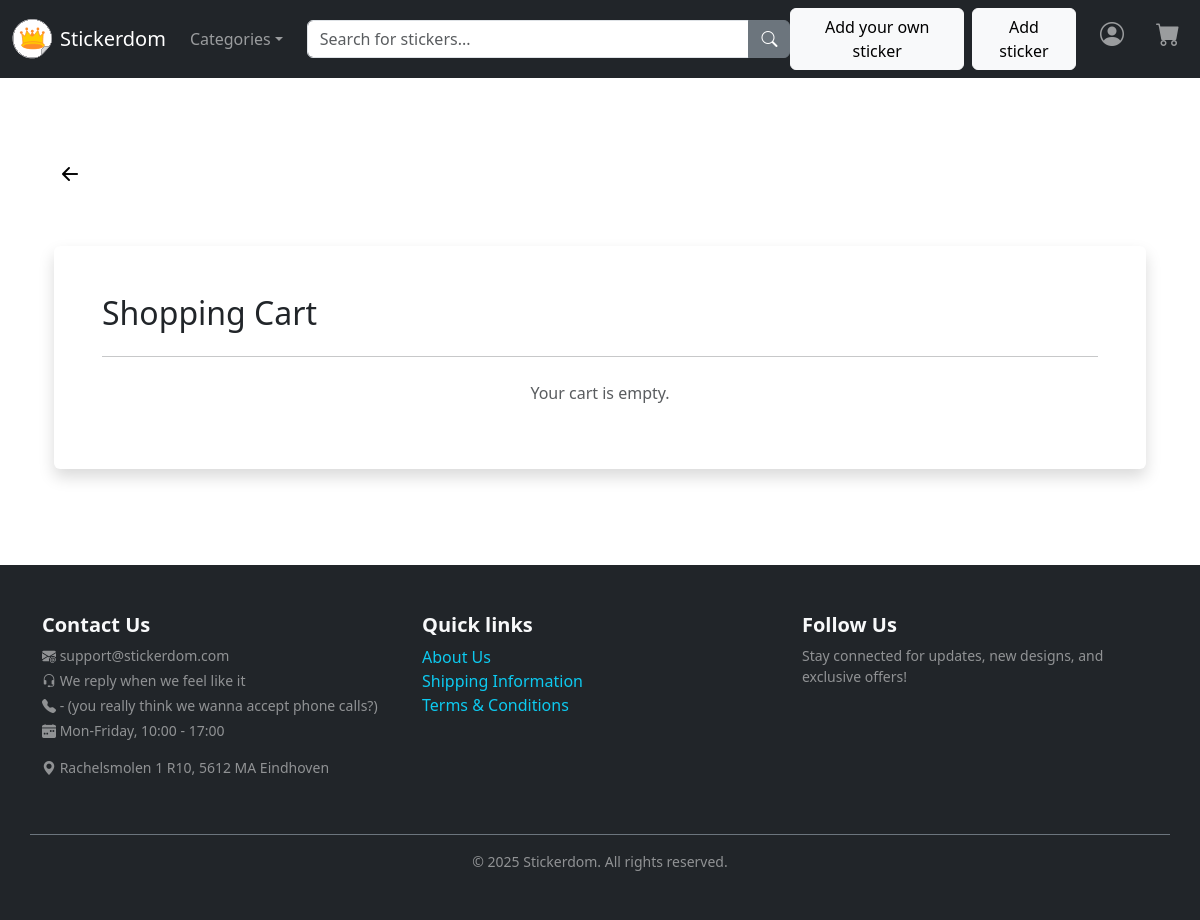
/cart (signed in), run on an earlier commit of the app's database.
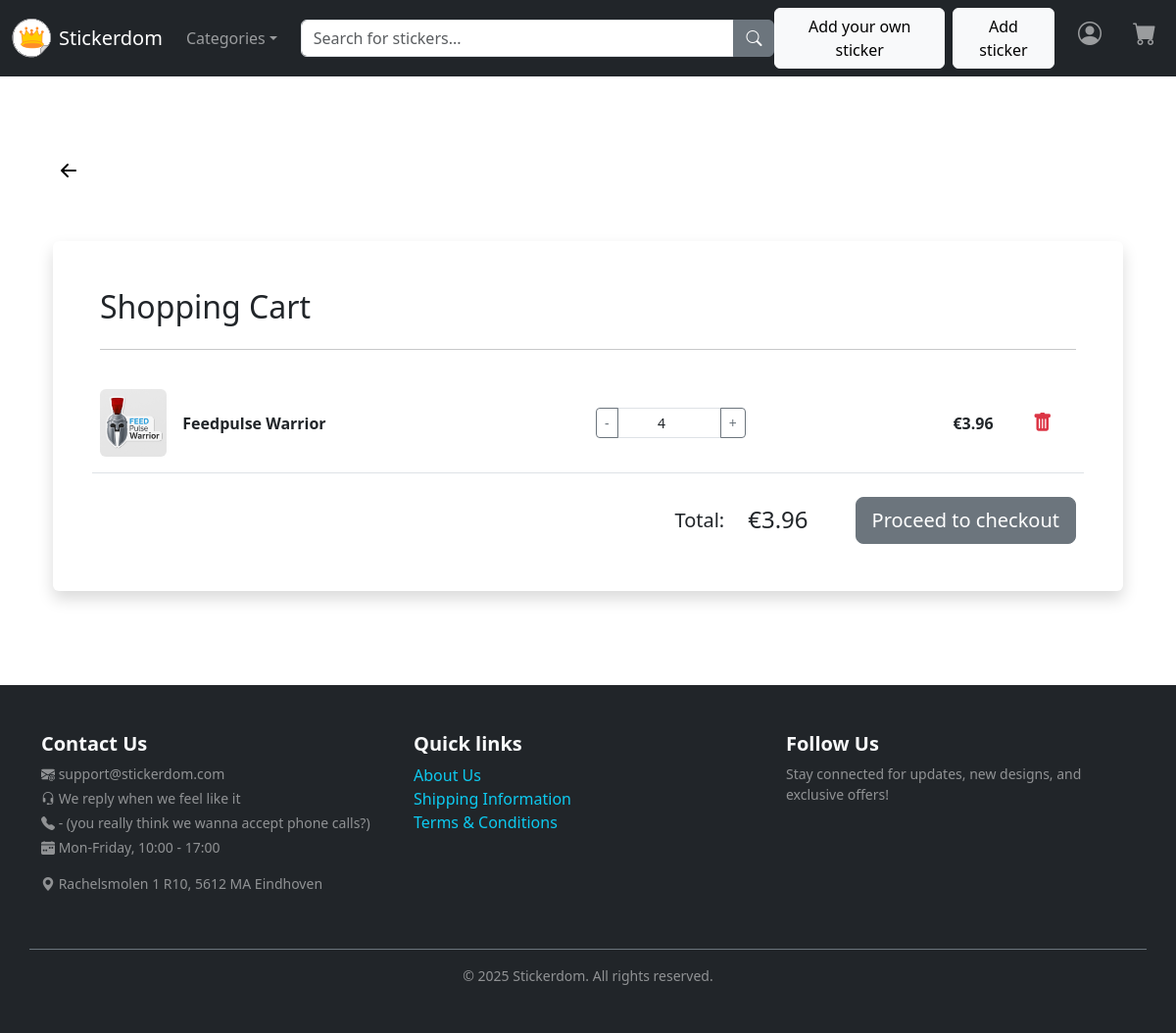
And on a later commit of the database.
### app.py (models this page shows)
class OrderItem(db.Model):
    id = db.Column(db.Integer, primary_key=True)
    quantity = db.Column(db.Integer, unique=False, nullable=True)
    price_at_time = db.Column(db.Float, nullable=True)
    sticker_id = db.Column(db.Integer, db.ForeignKey('sticker.id'), nullable=False)
    order_id = db.Column(db.Integer, db.ForeignKey('order.id'), nullable=False)

class Sticker(db.Model):
    id = db.Column(db.Integer, primary_key=True)
    name = db.Column(db.String(100), unique=True, nullable=False)
    price = db.Column(db.Float, nullable=True)
    category = db.Column(db.String(100), nullable=True)
    description = db.Column(db.String(255), nullable=True)
    image_path = db.Column(db.String(255), nullable=False)
    is_custom = db.Column(db.Boolean, nullable=True)
    order_items = db.relationship('OrderItem', backref='sticker', lazy=True)

class Order(db.Model):
    id = db.Column(db.Integer, primary_key=True)
    user_id = db.Column(db.Integer, db.ForeignKey('user.id'), nullable=False)
    created_at = db.Column(db.DateTime, nullable=True)
    total_price = db.Column(db.Float, nullable=True)
    status = db.Column(db.String(255), nullable=True)
    order_items = db.relationship('OrderItem', backref='order', lazy=True)

### app.py (the view)
@app.route('/cart')
@login_required
def cart():
    order = Order.query.filter_by(user_id=session['user_id'], status="cart").first()
    if not order:
        return render_template('cart.html', items=[], total=0)
    return render_template('cart.html', items=order.order_items, total=order.total_price)

### app.py (called while the page is built)
def login_required(f):
    @wraps(f)
    def wrapper(*args, **kwargs):
        if 'username' not in session:
            flash("Login is required", "error")
            return redirect(url_for('login'))
        return f(*args, **kwargs)
    return wrapper

### templates/cart.html (shortened to what this page needs)
{% extends "base.html" %}
{% block content %}
<div class="container my-5">
    <div class="row">
        <a class="rounded-circle" href="{{ url_for('index') }}" style="color: black;">
            <i class="bi bi-arrow-left-short me-2 fs-2"></i>
        </a>
    </div>
</div>
<div class="container my-5">
    <div class="bg-white p-4 p-md-5 rounded shadow">
        <h2 class="mb-4 text-dark">Shopping Cart</h2>
        <hr class="mb-4">
        <section class="cart-items">
            {% if items|length == 0 %}
                <p class="text-muted text-center">Your cart is empty.</p>
            {% else %}
                {% for item in items %}
                <div class="row align-items-center py-3 border-bottom g-3">
                    <div class="col-1">
                        <img class="img-fluid rounded"
                             src="{{ url_for('static', filename='images/stickers/' ~ item.sticker.image_path) }}"
                             alt="{{ item.sticker.name }}">
                    </div>
                    <div class="col-5 text-dark">
                        <span class="fw-bold">{{ item.sticker.name }}</span>
                    </div>
                    <div class="col-2">
                        <form action="{{ url_for('update_quantity', item_id=item.id) }}" method="POST" class="input-group input-group-sm">
                            <button name="action" value="decrease" class="btn btn-outline-secondary" type="submit">-</button>
                            <input type="number" name="quantity" class="form-control text-center"
                                   value="{{ item.quantity }}" min="1">
                            <button name="action" value="increase" class="btn btn-outline-secondary" type="submit">+</button>
                        </form>
                    </div>
                    <div class="col-3 text-end text-dark fw-bold">
                        €{{ '%.2f'|format(item.price_at_time * item.quantity) }}
                    </div>
                    <div class="col-1 text-center">
                        <a href="{{ url_for('remove_from_cart', item_id=item.id) }}"
                           class="btn text-danger p-0" title="Remove item">
                            <i class="bi bi-trash-fill fs-5"></i>
                        </a>
                    </div>
                </div>
                {% endfor %}
            {% endif %}
        </section>
        {% if items|length > 0 %}
        <div class="d-flex justify-content-end align-items-center pt-4">
            <div class="text-dark me-4 h5 mb-0">
                Total:
            </div>
            <div class="text-dark me-5 h4 mb-0">
                €{{ '%.2f'|format(total) }}
            </div>
            <a href="{{ url_for('checkout') }}" class="btn btn-secondary btn-lg">
                Proceed to checkout
            </a>
        </div>
        {% endif %}
    </div>
</div>
{% endblock %}

### templates/base.html (shortened to what this page needs)
<!doctype html>
<html lang="en">
  <head>
    <link href="https://cdn.jsdelivr.net/npm/bootstrap@5.3.3/dist/css/bootstrap.min.css" rel="stylesheet">
    <link rel="stylesheet" href="https://cdn.jsdelivr.net/npm/bootstrap-icons@1.11.3/font/bootstrap-icons.min.css">
    <link rel="stylesheet" href="/static/styles.css">
  </head>
  <body class="d-flex flex-column min-vh-100">
    <nav class="navbar navbar-expand-md navbar-dark bg-dark">
      <div class="container-fluid">
        <a class="navbar-brand d-flex align-items-center" href="{{url_for('index')}}">
        <img src="/static/images/icons/Logo.svg" alt="Bootstrap" width="40" height="40" class="me-2">
        Stickerdom
        </a>
        <div class="collapse navbar-collapse" id="navbarsExample04">
          <ul class="navbar-nav me-3 mb-2 mb-md-0">
            <li class="nav-item dropdown">
              <a class="nav-link dropdown-toggle" href="#" data-bs-toggle="dropdown">Categories</a>
            </li>
          </ul>
          <form method="POST" action="{{ url_for('search')}}" role="search" class="d-none d-md-flex mx-auto w-50">
            <div class="input-group">
              <input class="form-control" type="search" placeholder="Search for stickers..." name="search">
              <button class="btn btn-secondary" type="submit">
                <i class="bi bi-search"></i>
              </button>
            </div>
          </form>
          <ul class="navbar-nav ms-auto mb-2 mb-md-0 gap-3">
            <li class="nav-item align-items-center d-flex">
              <a class="btn btn-light fs-6 me-2" href="{{url_for('add_sticker_user')}}">Add your own sticker</a>
              <a class="btn btn-light fs-6" href="{{url_for('add_sticker')}}">Add sticker</a>
            </li>
            <li class="nav-item dropdown">
              <a class="nav-link fs-4" href="#" data-bs-toggle="dropdown"><i class="bi bi-person-circle"></i></a>
            </li>
            <li class="nav-item">
              <a class="nav-link fs-4" href="{{url_for('cart')}}"><i class="bi bi-cart-fill"></i></a>
            </li>
          </ul>
        </div>
      </div>
    </nav>
    <div class="container mt-4 flex-grow-1">
      {% block content %}{% endblock %}
    </div>
    <footer class="site-footer bg-dark text-light py-5 mt-5">
        <div class="container">
            <div class="row">
                <div class="col-md-4 mb-3">
                    <h5 class="fw-bold">Contact Us</h5>
                    <p class="small text-white-50 mb-1"> <i class="bi bi-envelope-at-fill"></i> support@stickerdom.com</p>
                    <p class="small text-white-50 mb-1"> <i class="bi bi-headset"></i> We reply when we feel like it</p>
                    <p class="small text-white-50 mb-1"> <i class="bi bi-telephone-fill"></i> - (you really think we wanna accept phone calls?)</p>
                    <p class="small text-white-50 mb-1"> <i class="bi bi-calendar-week-fill"></i> Mon-Friday, 10:00 - 17:00</p>
                    <p class="small text-white-50 mt-3"> <i class="bi bi-geo-alt-fill"></i> Rachelsmolen 1 R10, 5612 MA Eindhoven</p>
                </div>
                <div class="col-md-4 mb-3">
                    <h5 class="fw-bold">Quick links</h5>
                    <ul class="list-unstyled">
                        <li><a href="{{url_for('aboutus')}}" class="text-decoration-none text-info">About Us</a></li>
                        <li><a href="#" class="text-decoration-none text-info">Shipping Information</a></li>
                        <li><a href="#" class="text-decoration-none text-info">Terms & Conditions</a></li>
                    </ul>
                </div>
                <div class="col-md-4 mb-3">
                    <h5 class="fw-bold">Follow Us</h5>
                    <p class="small text-white-50">Stay connected for updates, new designs, and exclusive offers!</p>
                </div>
            </div>
            <div class="row mt-4 pt-3 border-top border-secondary">
                <div class="col text-center">
                    <p class="mb-0 small text-white-50">&copy; 2025 Stickerdom. All rights reserved.</p>
                </div>
            </div>
        </div>
    </footer>
  </body>
</html>

### static/styles.css (style rules this page uses)
html, body { height: 100%; }

What changed in the data, as far as the page shows it:
added OrderItem: image_path (picture), sticker.name "Feedpulse Warrior", quantity "4", item.price_at_time*item.quantity "3.96"
now on this page (row edited): Order: total_price "3.96"
Also different on the page:
text no longer shown: "Your cart is empty."
text now shown: "Total: € Proceed to checkout"
